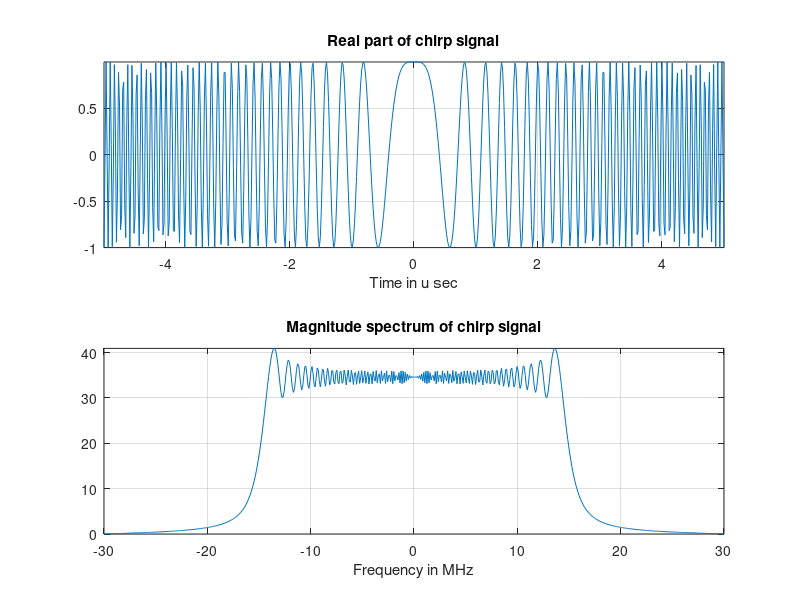
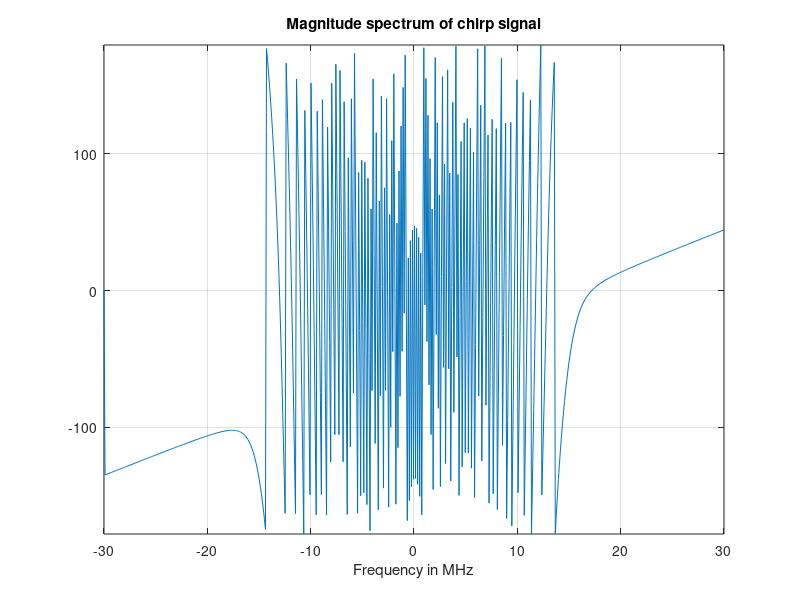

MATLAB code for these plots, in order:
%%demo of chirp signal
T=10e-6;                                  %pulse duration10us
B=30e6;                                   %chirp frequency modulation bandwidth 30MHz
K=B/T;                                      %chirp slope
Fs=2*B;Ts=1/Fs;                      %sampling frequency and sampling spacing
N=T/Ts;
t=linspace(-T/2,T/2,N);
St=exp(j*pi*K*t.^2);                    %generate chirp signal
subplot(211)
plot(t*1e6,real(St));
xlabel('Time in u sec');
title('Real part of chirp signal');
grid on;axis tight;
subplot(212)
freq=linspace(-Fs/2,Fs/2,N);
plot(freq*1e-6,fftshift(abs(fft(St))));
% plot(freq*1e-6,fftshift(fft(St)));
xlabel('Frequency in MHz');
title('Magnitude spectrum of chirp signal');
grid on;axis tight;
figure
plot(freq*1e-6,fftshift(angle(fft(St)))*180/pi);
% plot(freq*1e-6,fftshift(atan(imag(fft(St))/fft(real(St)))));
xlabel('Frequency in MHz');
title('Magnitude spectrum of chirp signal');
grid on;axis tight;